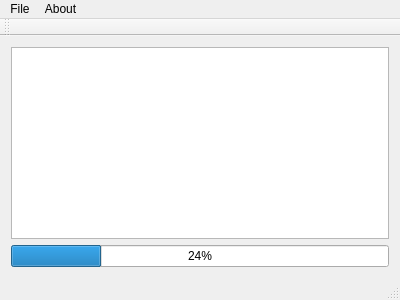
<?xml version="1.0" encoding="UTF-8"?>
<ui version="4.0">
 <class>MainWindow</class>
 <widget class="QMainWindow" name="MainWindow">
  <property name="geometry">
   <rect>
    <x>0</x>
    <y>0</y>
    <width>400</width>
    <height>300</height>
   </rect>
  </property>
  <property name="windowTitle">
   <string>MainWindow</string>
  </property>
  <widget class="QWidget" name="centralWidget">
   <layout class="QVBoxLayout" name="verticalLayout">
    <item>
     <widget class="QGraphicsView" name="graphicsView"/>
    </item>
    <item>
     <widget class="QProgressBar" name="progressBar">
      <property name="value">
       <number>24</number>
      </property>
     </widget>
    </item>
   </layout>
  </widget>
  <widget class="QMenuBar" name="menuBar">
   <property name="geometry">
    <rect>
     <x>0</x>
     <y>0</y>
     <width>400</width>
     <height>21</height>
    </rect>
   </property>
   <widget class="QMenu" name="menuFile">
    <property name="title">
     <string>File</string>
    </property>
    <addaction name="actionOpen_markers"/>
    <addaction name="actionOpen_Points_File"/>
    <addaction name="separator"/>
    <addaction name="actionQuit"/>
   </widget>
   <widget class="QMenu" name="menuAbout">
    <property name="title">
     <string>About</string>
    </property>
    <addaction name="actionAbout"/>
   </widget>
   <addaction name="menuFile"/>
   <addaction name="menuAbout"/>
  </widget>
  <widget class="QToolBar" name="mainToolBar">
   <attribute name="toolBarArea">
    <enum>TopToolBarArea</enum>
   </attribute>
   <attribute name="toolBarBreak">
    <bool>false</bool>
   </attribute>
  </widget>
  <widget class="QStatusBar" name="statusBar"/>
  <action name="actionOpen_markers">
   <property name="text">
    <string>&amp;Open markers File</string>
   </property>
  </action>
  <action name="actionOpen_Points_File">
   <property name="text">
    <string>Open Points File</string>
   </property>
  </action>
  <action name="actionQuit">
   <property name="text">
    <string>Quit</string>
   </property>
  </action>
  <action name="actionAbout">
   <property name="text">
    <string>About</string>
   </property>
  </action>
 </widget>
 <layoutdefault spacing="6" margin="11"/>
 <resources/>
 <connections/>
</ui>
